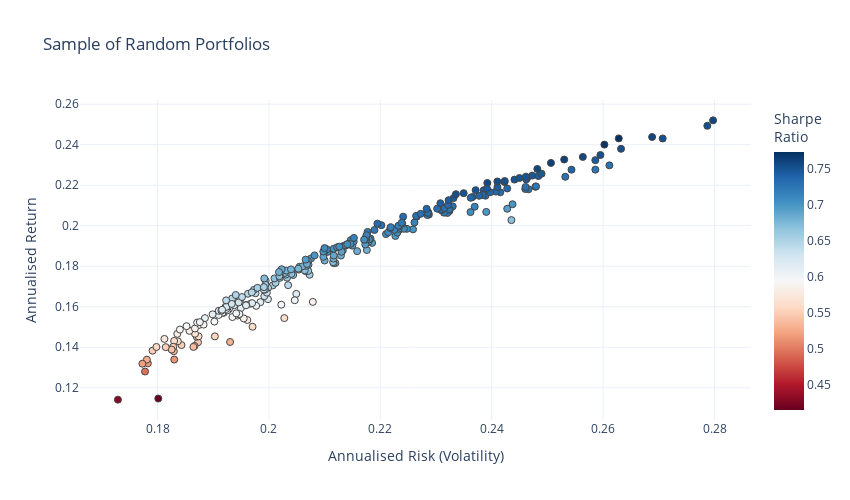

The code cell stored with this chart in its notebook:
### Code cell
#-- Plot the risk vs. return of randomly generated portfolios
#-- Convert the list from before into an array for easy plotting
mean_variance_pairs = np.array(mean_variance_pairs)

fig = go.Figure()
fig.add_trace(go.Scatter(x=mean_variance_pairs[:,1]**0.5, y=mean_variance_pairs[:,0], 
                      marker=dict(color=(mean_variance_pairs[:,0]-risk_free_rate)/(mean_variance_pairs[:,1]**0.5), 
                                  showscale=True, 
                                  size=7,
                                  line=dict(width=1),
                                  colorscale="RdBu",
                                  colorbar=dict(title="Sharpe<br>Ratio")
                                 ), 
                      mode='markers',
                      text=[str(np.array(tickers_list[i])) + "<br>" + str(np.array(weights_list[i]).round(2)) for i in range(len(tickers_list))]))
fig.update_layout(template='plotly_white',
                  xaxis=dict(title='Annualised Risk (Volatility)'),
                  yaxis=dict(title='Annualised Return'),
                  title='Sample of Random Portfolios',
                  width=850,
                  height=500)
# fig.update_xaxes(range=[0, 0.4])
# fig.update_yaxes(range=[0,0.4])
fig.update_layout(coloraxis_colorbar=dict(title="Sharpe Ratio"))

### Figure 1 — Plotly figure (JSON) as saved in the notebook; plotly's stock layout.template omitted (floating-point values rounded to 4 significant figures; data arrays with more than 128 entries replaced by an {"elided": "..."} marker saying what was removed)
{"data": [{"marker": {"color": {"elided": "265 float values"}, "colorbar": {"title": {"text": "Sharpe<br>Ratio"}}, "colorscale": [[0, "rgb(103,0,31)"], [0.1, "rgb(178,24,43)"], [0.2, "rgb(214,96,77)"], [0.3, "rgb(244,165,130)"], [0.4, "rgb(253,219,199)"], [0.5, "rgb(247,247,247)"], [0.6, "rgb(209,229,240)"], [0.7, "rgb(146,197,222)"], [0.8, "rgb(67,147,195)"], [0.9, "rgb(33,102,172)"], [1, "rgb(5,48,97)"]], "line": {"width": 1}, "showscale": true, "size": 7}, "mode": "markers", "text": {"elided": "265 str values"}, "type": "scatter", "x": {"elided": "265 float values"}, "y": {"elided": "265 float values"}}], "layout": {"coloraxis": {"colorbar": {"title": {"text": "Sharpe Ratio"}}}, "height": 500, "title": {"text": "Sample of Random Portfolios"}, "width": 850, "xaxis": {"title": {"text": "Annualised Risk (Volatility)"}}, "yaxis": {"title": {"text": "Annualised Return"}}}}
